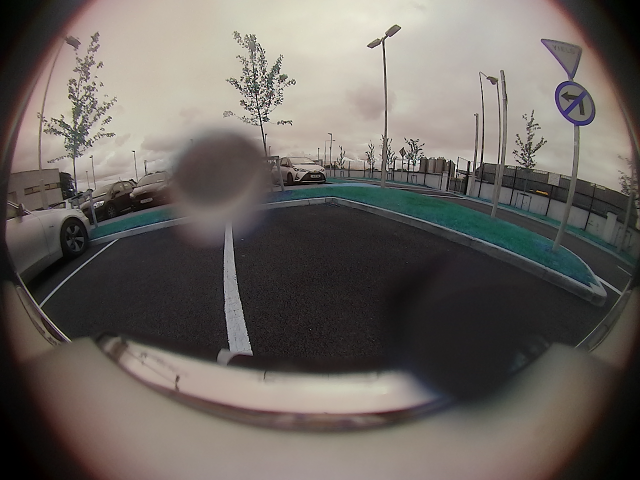
#> input picture model_inference/Res-U-Net_V3/database/images/0669_FV.png, 1280 x 960 px, found by its file name (shown at 1/2 size); its folder holds 4 pictures in this run
$ python break_image.py
#> lines starting #> are read from the running program, lines starting #| are printed output that depends on the picture; after the words box and inside, x2 and y2 are one past the last pixel; in counts of white or black regions, pixels touching at a corner belong together; pictures that were not available may be replaced by others from this repository, and a replacement may not be noted
import os
from PIL import Image, ImageFilter, ImageDraw
import random
import numpy as np
import cv2
import random
from PIL import Image, ImageFilter, ImageDraw
import numpy as np
#defines
dirt_folder = 'dirt'

def add_noise_and_blur(image_path, num_shapes=5, blur_size_range=(60, 350), blur_degree_range=(12, 45), cutout_size_range=(30, 250)):
#> called with image_path = 'database/images/0669_FV.png', num_shapes = 5, blur_size_range = (60, 350), blur_degree_range = (12, 45), cutout_size_range = (30, 250)
    image = Image.open(image_path)
#> image is the input picture: PIL image 1280x960 RGB; mean R, G, B 105.8, 99.9, 94.9
    img_width, img_height = image.size
#> img_width = 1280; img_height = 960
    mask = Image.new("1", (img_width, img_height), 0)
#> mask: PIL image 1280x960 1; every value is 0
    draw_mask = ImageDraw.Draw(mask)
    dirt_images = [os.path.join(dirt_folder, f) for f in os.listdir(dirt_folder) if f.endswith(('.png', '.jpg', '.jpeg'))]

    if not dirt_images:
        raise ValueError("Папка 'dirt' пуста или не содержит изображений.")

    for _ in range(num_shapes):
        shape_type = random.choice(["dirt"])
        shape_type = random.choice(["circle", "rectangle", "noise", "triangle", "drop", "polygon", "dirt"])
        blur_x = random.randint(0, img_width - 1)
#> blur_x = 861
        blur_y = random.randint(0, img_height - 1)
#> blur_y = 41
        blur_size = random.randint(blur_size_range[0], blur_size_range[1])
        blur_degree = random.randint(blur_degree_range[0], blur_degree_range[1])
        left = max(0, blur_x - blur_size // 2)
#> left = 765
        upper = max(0, blur_y - blur_size // 2)
#> upper = 0
        right = min(img_width, blur_x + blur_size // 2)
#> right = 957
        lower = min(img_height, blur_y + blur_size // 2)
#> lower = 137
        if shape_type == "circle":
            draw_mask.ellipse([left, upper, right, lower], fill=255)
            blurred_area = image.crop((left, upper, right, lower)).filter(ImageFilter.GaussianBlur(blur_degree))
            image.paste(blurred_area, (left, upper))

        elif shape_type == "dirt":
            dirt_path = random.choice(dirt_images)
            dirt = Image.open(dirt_path).convert("RGBA")
            dirt = dirt.resize((blur_size, blur_size), Image.Resampling.LANCZOS)
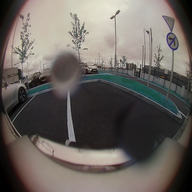
#> dirt: PIL image 192x192 RGBA; mean R, G, B, A 105.8, 99.9, 94.9, 255
            dirt_x = random.randint(0, img_width - dirt.width)
#> dirt_x = 829
            dirt_y = random.randint(0, img_height - dirt.height)
#> dirt_y = 310
            width, height = dirt.size
#> width = 192; height = 192
            gradient = Image.new("L", (width, height), 0)
#> gradient: PIL image 192x192 L; every value is 0
            draw = ImageDraw.Draw(gradient)
            edge_blur_radius = 20
            draw.rectangle(
                (edge_blur_radius, edge_blur_radius, width - edge_blur_radius, height - edge_blur_radius),
                fill=255,
            )
            gradient = gradient.filter(ImageFilter.GaussianBlur(radius=edge_blur_radius))
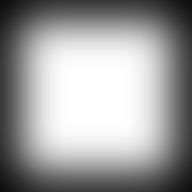
#> gradient: PIL image 192x192 L; min 13, max 255, mean 156.6
            dirt_blurred_edges = Image.composite(dirt, Image.new("RGBA", dirt.size, (0, 0, 0, 0)), gradient)
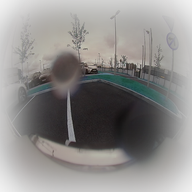
#> dirt_blurred_edges: PIL image 192x192 RGBA; mean R, G, B, A 62.3, 59.5, 57, 156.6; transparent parts drawn white

            image.paste(dirt_blurred_edges, (dirt_x, dirt_y), dirt_blurred_edges)
            mask.paste(dirt.split()[-1], (dirt_x, dirt_y))
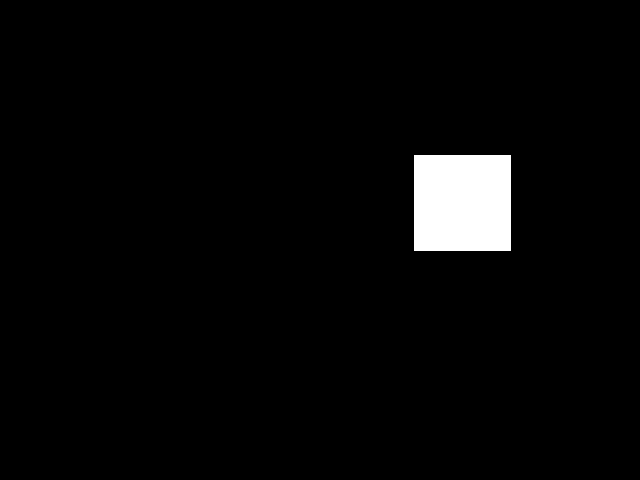
#> mask: PIL image 1280x960 1 (shown at 1/2 size); 3% white; 1 white region, box (x1, y1, x2, y2) and area: (829, 310, 1021, 502) 36864


        elif shape_type == "rectangle":
            draw_mask.rectangle([left, upper, right, lower], fill=255)
            blurred_area = image.crop((left, upper, right, lower)).filter(ImageFilter.GaussianBlur(blur_degree))
            image.paste(blurred_area, (left, upper))

        elif shape_type == "noise":
            noise = np.random.randint(0, 256, (lower - upper, right - left, 3), dtype=np.uint8)
            noise_image = Image.fromarray(noise, "RGB")
            image.paste(noise_image, (left, upper))
            draw_mask.rectangle([left, upper, right, lower], fill=255)

        elif shape_type == "triangle":
            triangle = [
                (random.randint(left, right), upper),
                (left, lower),
                (right, lower)
            ]
            draw_mask.polygon(triangle, fill=255)
            region = image.crop((left, upper, right, lower)).filter(ImageFilter.GaussianBlur(blur_degree))
            image.paste(region, (left, upper), mask=mask.crop((left, upper, right, lower)))

        elif shape_type == "drop":
            drop = [
                (left + blur_size // 2, upper),
                (left, lower - blur_size // 4),
                (right, lower - blur_size // 4),
            ]
            draw_mask.polygon(drop, fill=255)
            region = image.crop((left, upper, right, lower)).filter(ImageFilter.GaussianBlur(blur_degree))
            image.paste(region, (left, upper), mask=mask.crop((left, upper, right, lower)))

        elif shape_type == "polygon":
            num_sides = random.randint(5, 8)
            angle_step = 360 / num_sides
            radius = blur_size // 2
            polygon = [
                (
                    blur_x + int(radius * np.cos(np.radians(angle_step * i))),
                    blur_y + int(radius * np.sin(np.radians(angle_step * i)))
                )
                for i in range(num_sides)
            ]
            draw_mask.polygon(polygon, fill=255)
            region = image.crop((left, upper, right, lower)).filter(ImageFilter.GaussianBlur(blur_degree))
            image.paste(region, (left, upper), mask=mask.crop((left, upper, right, lower)))

    return image, mask

def process_and_merge_masks(true_mask_path, new_mask):
    new_mask_array = np.array(new_mask.convert("L"))

    if os.path.exists(true_mask_path):
        true_mask = cv2.imread(true_mask_path, cv2.IMREAD_GRAYSCALE)
        print(true_mask)
        if true_mask is None:
            raise ValueError(f"Не удалось загрузить существующую маску: {true_mask_path}")

        _, true_mask = cv2.threshold(true_mask, 20, 255, cv2.THRESH_BINARY)
        combined_mask = true_mask.copy()
        combined_mask[new_mask_array>20]=255
        cv2.imwrite(true_mask_path, combined_mask)
    else:
        cv2.imwrite(true_mask_path, new_mask_array)

def process_images_in_folder(folder_path, output_folder, blurred):
    for filename in os.listdir(folder_path):
        if filename.endswith(('.jpg', '.png', '.jpeg')):
            image_path = os.path.join(folder_path, filename)
            output_image, new_mask = add_noise_and_blur(image_path)
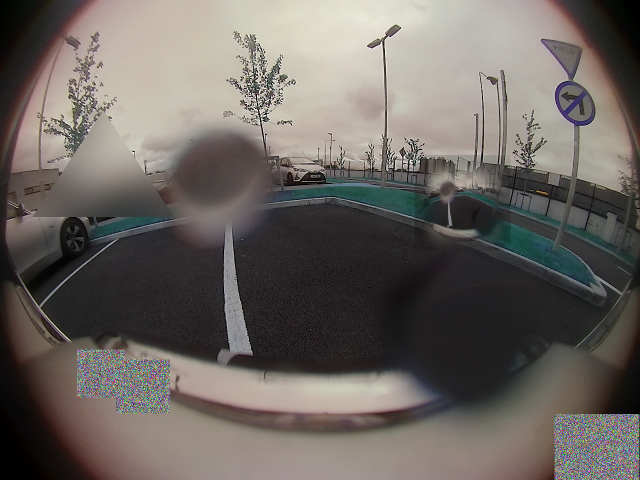
#> output_image: PIL image 1280x960 RGB (shown at 1/2 size); mean R, G, B 107.4, 101.6, 96.9
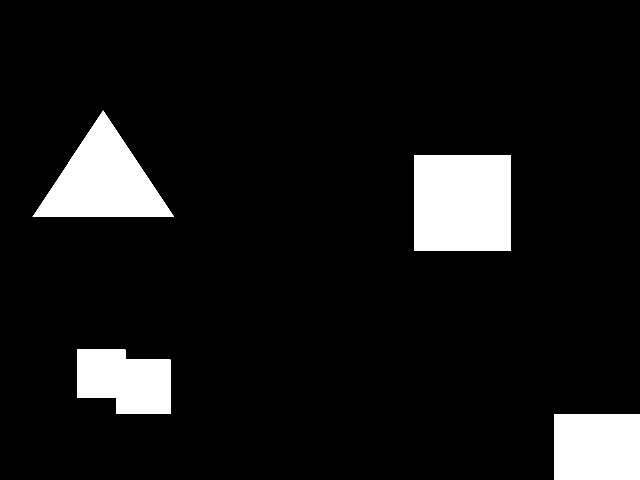
#> new_mask: PIL image 1280x960 1 (shown at 1/2 size); 8.9% white; 4 white regions, box (x1, y1, x2, y2) and area: (829, 310, 1021, 502) 36864, (65, 221, 348, 434) 30245, (1109, 828, 1280, 960) 22572, (154, 699, 341, 828) 19827
            output_image_path = os.path.join(blurred, f"{filename}")
            output_image.save(output_image_path)
            mask_path = os.path.join(output_folder, f"{filename.replace('.jpg','.png')}")
            process_and_merge_masks(mask_path,new_mask)
#> (printed output is left out)
#> in process_and_merge_masks, `_, true_mask = cv2.threshold(true_mask, 20, 255, cv2.THRESH_BINARY)`: true_mask: shape (960, 1280); 93.7% white; 3180 black regions (3082 under 20 px), largest, box (x1, y1, x2, y2) and area: (0, 623, 164, 960) 22648, (1140, 676, 1280, 960) 18564, (1188, 0, 1280, 149) 6750
#> in process_and_merge_masks, `combined_mask[new_mask_array>20]=255`:
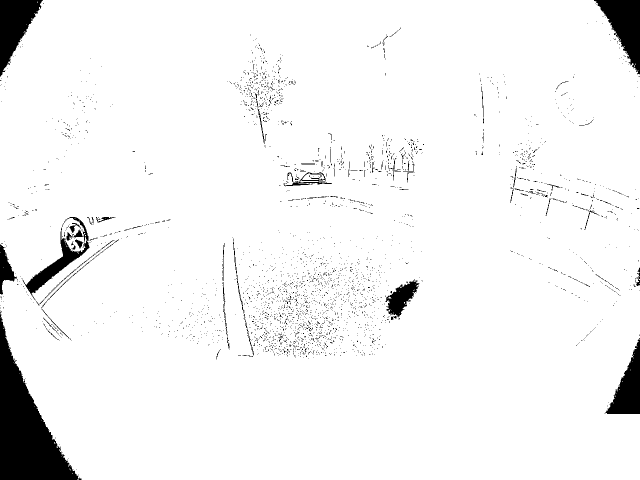
#> combined_mask: shape (960, 1280) (shown at 1/2 size); 95.1% white; 2871 black regions (2795 under 20 px), largest, box (x1, y1, x2, y2) and area: (0, 623, 164, 960) 22648, (1188, 0, 1280, 149) 6750, (0, 0, 86, 153) 6721
#> pass 2 of the loop in process_images_in_folder, `for filename in os.listdir(folder_path):`:
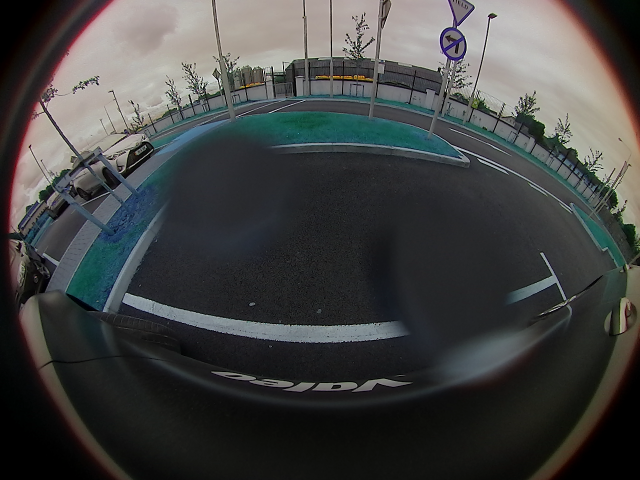
#> input picture model_inference/Res-U-Net_V3/database/images/0681_MVR.png, 1280 x 960 px, found by its file name (shown at 1/2 size)
#> in add_noise_and_blur, image is the input picture: PIL image 1280x960 RGB; mean R, G, B 66.4, 67.4, 66.8
#> in add_noise_and_blur (call 2), `image.paste(region, (left, upper), mask=mask.crop((left, upper, right,..`:
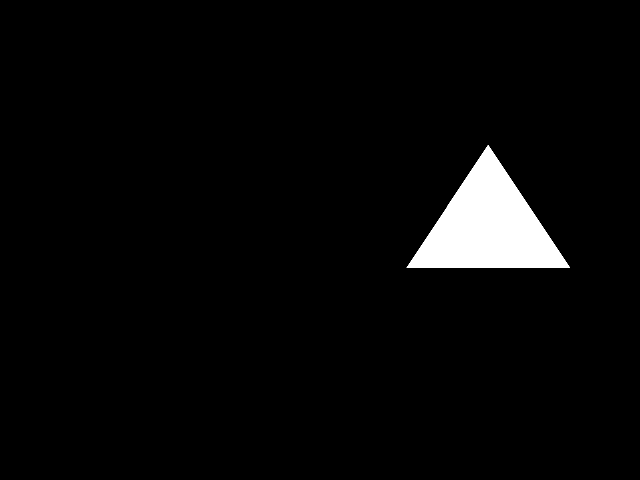
#> mask: PIL image 1280x960 1 (shown at 1/2 size); 3.3% white; 1 white region, box (x1, y1, x2, y2) and area: (813, 290, 1140, 536) 40344
#> new_mask: PIL image 1280x960 1; 9.7% white; 4 white regions, box (x1, y1, x2, y2) and area: (454, 244, 680, 470) 51076, (813, 290, 1146, 607) 48477, (1067, 237, 1190, 360) 15129, (2, 626, 69, 693) 4489
#> (printed output is left out)
#> in process_and_merge_masks (call 2), `combined_mask[new_mask_array>20]=255`:
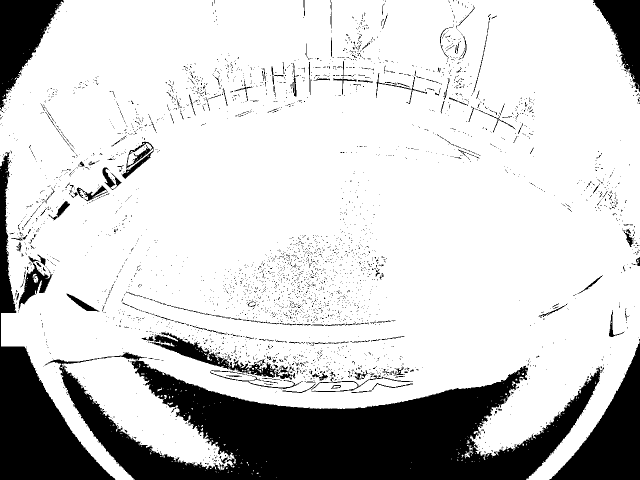
#> combined_mask: shape (960, 1280) (shown at 1/2 size); 80.5% white; 3782 black regions (3604 under 20 px), largest, box (x1, y1, x2, y2) and area: (90, 705, 1208, 960) 127270, (0, 304, 231, 960) 39113, (1098, 683, 1280, 960) 20990
#> pass 3 of the loop in process_images_in_folder, `for filename in os.listdir(folder_path):`:
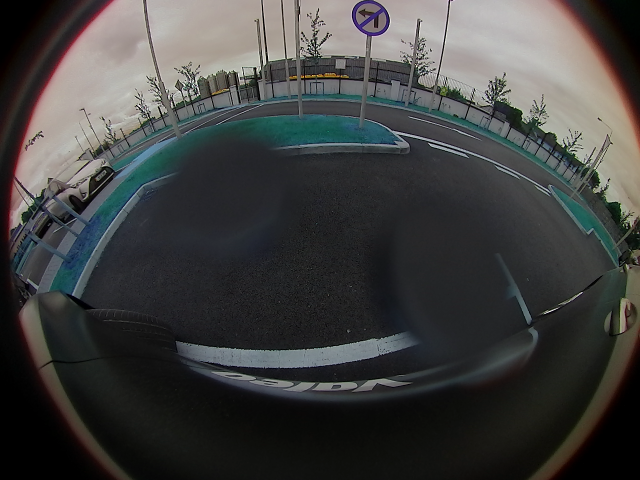
#> input picture model_inference/Res-U-Net_V3/database/images/0683_MVR.png, 1280 x 960 px, found by its file name (shown at 1/2 size)
#> in add_noise_and_blur, image is the input picture: PIL image 1280x960 RGB; mean R, G, B 64.9, 65.3, 64.4
#> dirt_blurred_edges: PIL image 207x207 RGBA
#> in add_noise_and_blur (call 3), `mask.paste(dirt.split()[-1], (dirt_x, dirt_y))`:
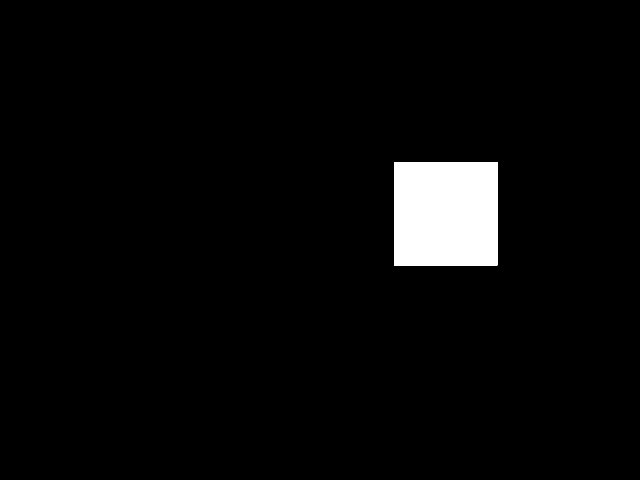
#> mask: PIL image 1280x960 1 (shown at 1/2 size); 3.5% white; 1 white region, box (x1, y1, x2, y2) and area: (788, 324, 995, 531) 42849
#> new_mask: PIL image 1280x960 1; 17.4% white; 4 white regions, box (x1, y1, x2, y2) and area: (534, 241, 995, 577) 138771, (1070, 708, 1280, 960) 42885, (299, 116, 454, 271) 24025, (78, 28, 205, 155) 8128
#> (printed output is left out)
#> in process_and_merge_masks (call 3), `combined_mask[new_mask_array>20]=255`:
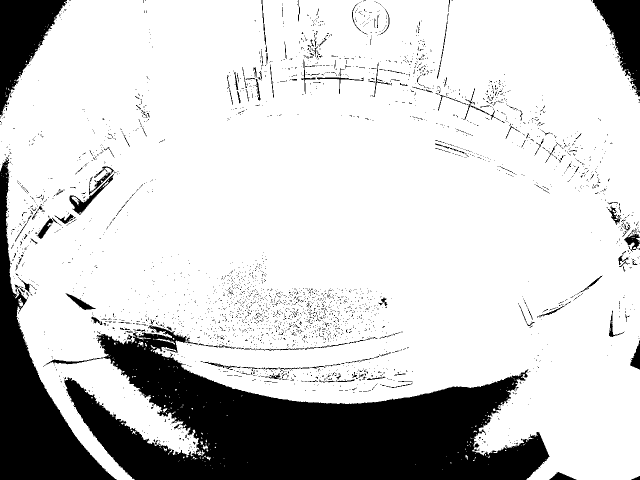
#> combined_mask: shape (960, 1280) (shown at 1/2 size); 80.8% white; 3295 black regions (3143 under 20 px), largest, box (x1, y1, x2, y2) and area: (89, 651, 1099, 960) 147008, (0, 318, 233, 960) 42887, (0, 0, 134, 233) 14887
#> the loop made 4 passes; the first 3 are shown


#пример использования
folder_path = 'database/images'  #Оригиналы откуда брать
blurred = 'database/blurred'  #куда загрязненные изображения сохранять?

output_folder = 'database/masks'  #Если здесь лежат уже маски - он соединит маску старую, и новую
os.makedirs(output_folder, exist_ok=True)
os.makedirs(blurred, exist_ok=True)

process_images_in_folder(folder_path, output_folder,blurred)
